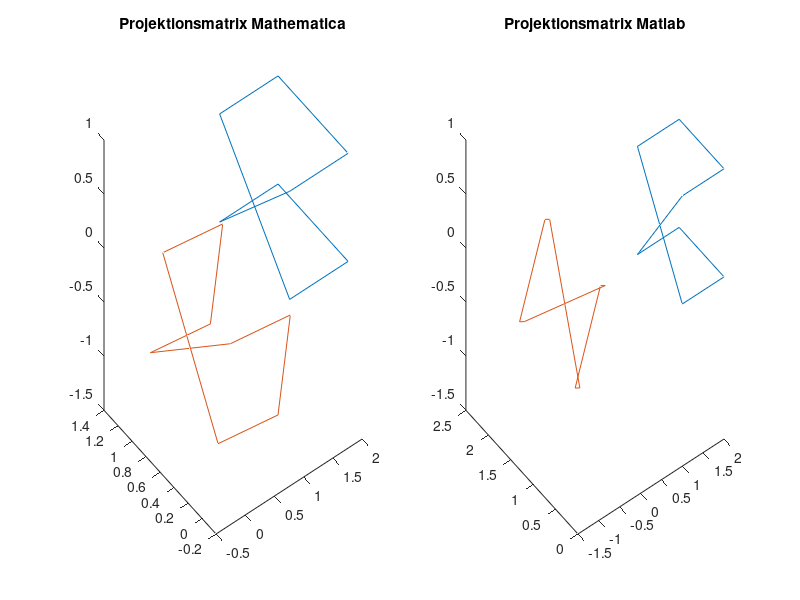

Here is the MATLAB script that generated this plot:
MathematicaP3RightHanded = [0.997455	-0.0637154	0.031995	-0.999388
-0.0239921	0.122626	0.992163	0.0349693
-0.0671395	-0.990406	0.120786	0.00120798
0 0 0 1];

MathematicaP2LeftHanded = [-0.997455	0.0637154	-0.031995	0.999388
0.0239921	-0.122626	-0.992163	-0.0349693
0.0671395	0.990406	-0.120786	-0.00120798
0 0 0 1];

MathematicaP3 =  [0.997455	-0.0637154	0.031995	0.999388
-0.0239921	0.122626	0.992163	-0.0349693
-0.0671395	-0.990406	0.120786	-0.00120798
0 0 0 1];

MatlabP2 =  [    0.5974   -0.6060   -0.5253   -0.7729
    0.6610    0.0013    0.7504   -0.0356
   -0.4540   -0.7955    0.4013    0.6335
0 0 0 1];

MathematicaK1PM =[];

K1 = [17.3158028 0 6.146589863 0; 0 17.31981867 4.600615527 0; 0 0 1 0;0 0 0 1];
 
M=[1 0 0;0 1 0;0 0 1].'*[1 0 0 0;0 1 0 0;0 0 1 0];
M=[M(1,1) M(1,2) M(1,3) M(1,4);M(2,1) M(2,2) M(2,3) M(2,4);M(3,1) M(3,2) M(3,3) M(3,4);0 0 0 1];
PMK1 =K1*M;


a=[1; 0; 0; 1];
b=[2; 0; 0; 1];
c=[2; 1; 0; 1];
d=[1; 1; 0; 1];
e=[1; 0; 1; 1];
f=[2; 0; 1; 1];
g=[2; 1; 1; 1];
h=[1; 1; 1; 1];

PL1 = [a b c d e f g h];
PL2 = [a b c d e f g h];

Test=zeros(4, 8);
TestMatlab=zeros(4, 8);
TestK1=zeros(4, 8);


for i=1:8
Test(:,i) = MathematicaP3RightHanded*PL1(:,i);
Test(:,i) = Test(:,i)/Test(4,i);

TestK1(:,i) = PMK1*PL1(:,i);
TestK1(:,i) = TestK1(:,i)/TestK1(4,i);

TestMatlab(:,i) = MatlabP2*PL2(:,i);
TestMatlab(:,i) = TestMatlab(:,i)/TestMatlab(4,i);

end


figure
subplot(1,2,1)       % add first plot in 2 x 1 grid
plot3([PL1(1,:),PL1(1,1)],[PL1(2,:),PL1(2,1)],[PL1(3,:),PL1(3,1)]);hold on
%plot3([TestK1(1,:),TestK1(1,1)],[TestK1(2,:),TestK1(2,1)],[TestK1(3,:),TestK1(3,1)]);hold on
plot3([Test(1,:),Test(1,1)],[Test(2,:),Test(2,1)],[Test(3,:),Test(3,1)]);

title('Projektionsmatrix Mathematica')

subplot(1,2,2)       % add second plot in 2 x 1 grid
plot3([PL2(1,:),PL2(1,1)],[PL2(2,:),PL2(2,1)],[PL2(3,:),PL2(3,1)]);hold on
%plot3([TestK1(1,:),TestK1(1,1)],[TestK1(2,:),TestK1(2,1)],[TestK1(3,:),TestK1(3,1)]);hold on
plot3([TestMatlab(1,:),TestMatlab(1,1)],[TestMatlab(2,:),TestMatlab(2,1)],[TestMatlab(3,:),TestMatlab(3,1)]);      % plot using + markers
title('Projektionsmatrix Matlab')

